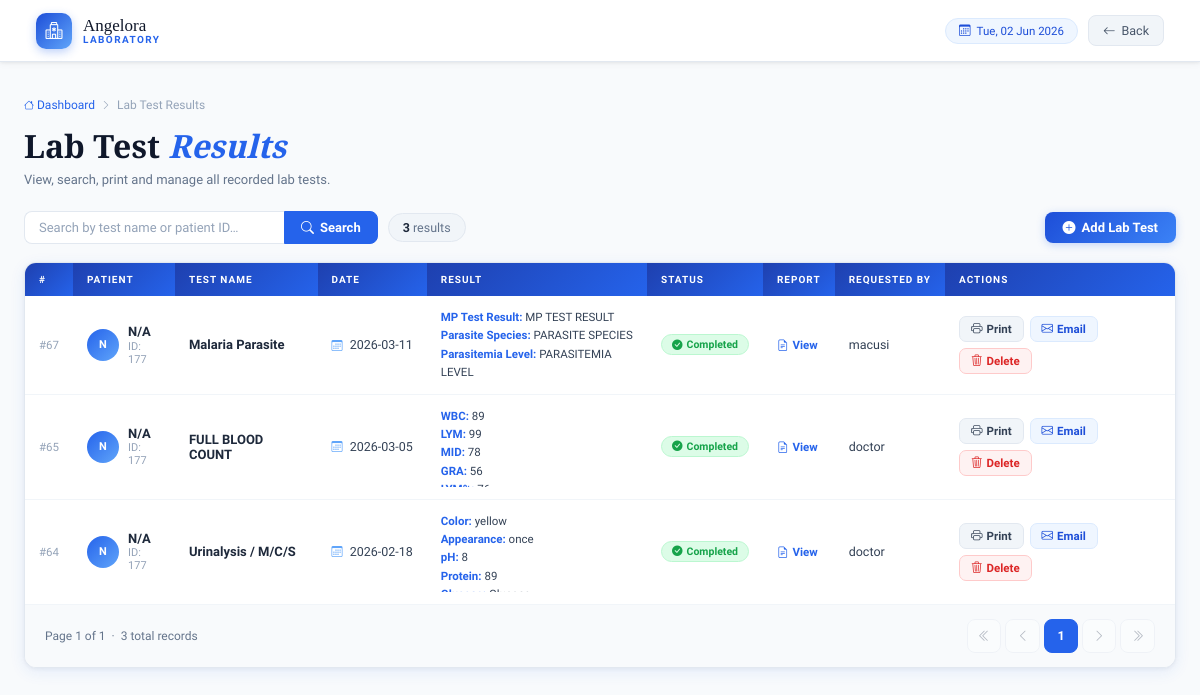
Page /lab/view_lab_test.php (signed in) on the committed database.
### tables this page shows
CREATE TABLE `lab_tests` (
  `lab_test_id` int NOT NULL,
  `patient_id` int DEFAULT NULL,
  `test_name` varchar(100) DEFAULT NULL,
  `test_date` date DEFAULT NULL,
  `result` text,
  `status` enum('Pending','Completed') DEFAULT 'Pending',
  `report_file` text,
  `requested_by` varchar(100) DEFAULT NULL,
  `appointment_id` int DEFAULT NULL,
  `is_seen_by_doctor` tinyint(1) NOT NULL DEFAULT '0'
);

### lab/view_lab_test.php (the view, shortened to what this page needs)
<?php
require '../db.php';
try {
    $limit  = 10;
    $page   = max(1, (int)($_GET['page'] ?? 1));
    $offset = ($page - 1) * $limit;
    $search = $_GET['search'] ?? '';
    $sq     = "%$search%";
    $stmt = $pdo->prepare("
        SELECT l.*, p.full_name
        FROM lab_tests l
        LEFT JOIN patients p ON l.patient_id = p.patient_id
        WHERE l.test_name LIKE :s OR l.patient_id LIKE :s
        ORDER BY l.lab_test_id DESC
        LIMIT :lim OFFSET :off
    ");
    $stmt->bindParam(':s',   $sq,     PDO::PARAM_STR);
    $stmt->bindParam(':lim', $limit,  PDO::PARAM_INT);
    $stmt->bindParam(':off', $offset, PDO::PARAM_INT);
    $stmt->execute();
    $lab_tests = $stmt->fetchAll(PDO::FETCH_ASSOC);
    $cnt = $pdo->prepare("SELECT COUNT(*) FROM lab_tests WHERE test_name LIKE :s OR patient_id LIKE :s");
    $cnt->bindParam(':s', $sq, PDO::PARAM_STR);
    $cnt->execute();
    $total_tests = $cnt->fetchColumn();
    $total_pages = max(1, (int)ceil($total_tests / $limit));
} catch (PDOException $e) {
    die("Database error: " . $e->getMessage());
}
function decodeResult($raw) {
    $data = json_decode($raw, true);
    if (json_last_error() === JSON_ERROR_NONE && is_array($data)) {
        $lines = [];
        foreach ($data as $k => $v) {
            if ($v !== '' && $v !== null) $lines[] = "<span class='res-key'>$k:</span> " . htmlspecialchars($v);
        }
        return implode('<br>', $lines);
    }
    return htmlspecialchars($raw);
}
?>
<!DOCTYPE html>
<html lang="en">
<head>
  <link href="https://cdn.jsdelivr.net/npm/bootstrap-icons@1.11.3/font/bootstrap-icons.css" rel="stylesheet">
</head>
<body>
<header class="topbar">
  <div class="tb-brand">
    <div class="tb-mark"><i class="bi bi-hospital"></i></div>
    <div>
      <div class="tb-name">Angelora</div>
      <div class="tb-sub">Laboratory</div>
    </div>
  </div>
  <div class="tb-right">
    <div class="date-pill"><i class="bi bi-calendar3"></i><?= date('D, d M Y') ?></div>
    <a href="lab_welcome.php" class="back-btn"><i class="bi bi-arrow-left"></i> Back</a>
  </div>
</header>
<div class="page">
  <div class="breadcrumb">
    <a href="lab_welcome.php"><i class="bi bi-house"></i> Dashboard</a>
    <i class="bi bi-chevron-right"></i>
    <span>Lab Test Results</span>
  </div>
  <h1 class="page-title">Lab Test <em>Results</em></h1>
  <p class="page-sub">View, search, print and manage all recorded lab tests.</p>
  <div class="toolbar">
    <div class="toolbar-left">
      <form method="get" class="search-form">
        <input type="text" name="search" class="search-input"
               placeholder="Search by test name or patient ID…"
               value="<?= htmlspecialchars($search) ?>">
        <button type="submit" class="btn-search"><i class="bi bi-search"></i> Search</button>
      </form>
      <div class="results-count">
        <strong><?= number_format($total_tests) ?></strong> result<?= $total_tests != 1 ? 's' : '' ?><?= $search ? ' for "' . htmlspecialchars($search) . '"' : '' ?>
      </div>
    </div>
    <div class="toolbar-right">
      <a href="lab_tests.php" class="btn-add"><i class="bi bi-plus-circle-fill"></i> Add Lab Test</a>
    </div>
  </div>
  <div class="table-card">
    <?php if (count($lab_tests) > 0): ?>
    <div class="tbl-wrap">
      <table id="labTestTable">
        <thead>
          <tr>
            <th>#</th>
            <th>Patient</th>
            <th>Test Name</th>
            <th>Date</th>
            <th>Result</th>
            <th>Status</th>
            <th>Report</th>
            <th>Requested By</th>
            <th>Actions</th>
          </tr>
        </thead>
        <tbody>
          <?php foreach ($lab_tests as $i => $test):
            $name     = htmlspecialchars($test['full_name'] ?? 'N/A');
            $pid      = htmlspecialchars($test['patient_id']);
            $words    = explode(' ', trim($name));
            $initials = strtoupper(substr($words[0] ?? '', 0, 1) . substr($words[1] ?? '', 0, 1));
            $statusLow = strtolower($test['status']);
            $pillCls   = match($statusLow) {
              'completed'   => 'pill-completed',
              'in progress' => 'pill-progress',
              default       => 'pill-pending',
            };
            $pillIcon = match($statusLow) {
              'completed'   => 'bi-check-circle-fill',
              'in progress' => 'bi-arrow-repeat',
              default       => 'bi-hourglass-split',
            };
          ?>
          <tr id="test-<?= $test['lab_test_id'] ?>">
            <td style="color:var(--gray-400);font-size:11.5px;white-space:nowrap;">
              #<?= $test['lab_test_id'] ?>
            </td>
            <td>
              <div class="patient-cell">
                <div class="p-avatar"><?= $initials ?></div>
                <div>
                  <div class="p-name"><?= $name ?></div>
                  <div class="p-id">ID: <?= $pid ?></div>
                </div>
              </div>
            </td>
            <td><span class="test-name"><?= htmlspecialchars($test['test_name']) ?></span></td>
            <td style="white-space:nowrap;font-size:12.5px;">
              <i class="bi bi-calendar3" style="color:var(--blue-400);margin-right:4px;font-size:11px;"></i>
              <?= htmlspecialchars($test['test_date']) ?>
            </td>
            <td>
              <div class="result-cell">
                <?= decodeResult($test['result']) ?>
              </div>
            </td>
            <td>
              <span class="pill <?= $pillCls ?>">
                <i class="bi <?= $pillIcon ?>"></i>
                <?= htmlspecialchars($test['status']) ?>
              </span>
            </td>
            <td>
              <?php if (!empty($test['report_file'])): ?>
                <a href="<?= htmlspecialchars($test['report_file']) ?>" target="_blank" class="report-link">
                  <i class="bi bi-file-earmark-text"></i> View
                </a>
              <?php else: ?>
                <span class="no-report">—</span>
              <?php endif; ?>
            </td>
            <td style="font-size:12.5px;"><?= htmlspecialchars($test['requested_by'] ?? '—') ?></td>
            <td>
              <div class="action-cell">
                <a class="btn-act btn-print"
                   href="generate_test_pdf.php?id=<?= $test['lab_test_id'] ?>" target="_blank">
                  <i class="bi bi-printer"></i> Print
                </a>
                <?php if ($statusLow === 'completed' && !empty($test['report_file'])): ?>
                <a class="btn-act btn-email"
                   href="send_lab_email.php?id=<?= $test['lab_test_id'] ?>">
                  <i class="bi bi-envelope"></i> Email
                </a>
                <?php endif; ?>
                <button class="btn-act btn-delete"
                        onclick="openDeleteModal(<?= $test['lab_test_id'] ?>, '<?= addslashes($test['test_name']) ?>', '<?= addslashes($name) ?>')">
                  <i class="bi bi-trash3"></i> Delete
                </button>
              </div>
            </td>
          </tr>
          <?php endforeach; ?>
        </tbody>
      </table>
    </div>
    <div class="pag-wrap">
      <div class="pag-info">
        Page <?= $page ?> of <?= $total_pages ?> &nbsp;&middot;&nbsp;
        <?= number_format($total_tests) ?> total record<?= $total_tests != 1 ? 's' : '' ?>
      </div>
      <div class="pag-links">
        <a href="?page=1&search=<?= urlencode($search) ?>"
           class="pag-btn <?= $page == 1 ? 'disabled' : '' ?>">
          <i class="bi bi-chevron-double-left"></i>
        </a>
        <a href="?page=<?= max(1,$page-1) ?>&search=<?= urlencode($search) ?>"
           class="pag-btn <?= $page == 1 ? 'disabled' : '' ?>">
          <i class="bi bi-chevron-left"></i>
        </a>
        <?php
        for ($i = 1; $i <= $total_pages; $i++):
        ?>
        <a href="?page=<?= $i ?>&search=<?= urlencode($search) ?>"
           class="pag-btn <?= $i === $page ? 'active' : '' ?>"><?= $i ?></a>
        <?php $prev = $i; endfor; ?>
        <a href="?page=<?= min($total_pages,$page+1) ?>&search=<?= urlencode($search) ?>"
           class="pag-btn <?= $page == $total_pages ? 'disabled' : '' ?>">
          <i class="bi bi-chevron-right"></i>
        </a>
        <a href="?page=<?= $total_pages ?>&search=<?= urlencode($search) ?>"
           class="pag-btn <?= $page == $total_pages ? 'disabled' : '' ?>">
          <i class="bi bi-chevron-double-right"></i>
        </a>
      </div>
    </div>
    <?php endif; ?>
  </div>
</div>
</body>
</html>

### rows in the picture
lab_tests: lab_test_id "67", initials "N", name "N/A", patient "177", test_name "Malaria Parasite", test_date "2026-03-11", k "MP Test Result Parasite Species Parasitemia Level", result "MP TEST RESULT PARASITE SPECIES PARASITEMIA LEVEL", status "Completed", requested_by "macusi"
lab_tests: lab_test_id "65", initials "N", name "N/A", patient "177", test_name "FULL BLOOD COUNT", test_date "2026-03-05", k "WBC LYM MID GRA", result "89 99 78 56", status "Completed", requested_by "doctor"
lab_tests: lab_test_id "64", initials "N", name "N/A", patient "177", test_name "Urinalysis / M/C/S", test_date "2026-02-18", k "Color Appearance pH Protein", result "yellow once 8 89", status "Completed", requested_by "doctor"

### other values in the picture
$total_tests "3"
$page "1"
$total_pages "1"
